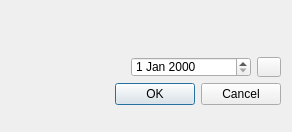
<?xml version="1.0" encoding="UTF-8"?>
<ui version="4.0">
 <class>EditDateDialog</class>
 <widget class="QDialog" name="EditDateDialog">
  <property name="windowModality">
   <enum>Qt::WindowModal</enum>
  </property>
  <property name="geometry">
   <rect>
    <x>0</x>
    <y>0</y>
    <width>288</width>
    <height>132</height>
   </rect>
  </property>
  <property name="windowTitle">
   <string>Edit Date</string>
  </property>
  <property name="windowIcon">
   <iconset resource="../jccu.qrc">
    <normaloff>:/assets/icons/jccu</normaloff>:/assets/icons/jccu</iconset>
  </property>
  <property name="modal">
   <bool>true</bool>
  </property>
  <layout class="QVBoxLayout" name="verticalLayout">
   <item>
    <widget class="QLabel" name="label">
     <property name="minimumSize">
      <size>
       <width>270</width>
       <height>40</height>
      </size>
     </property>
     <property name="text">
      <string/>
     </property>
     <property name="alignment">
      <set>Qt::AlignRight|Qt::AlignTrailing|Qt::AlignVCenter</set>
     </property>
    </widget>
   </item>
   <item>
    <layout class="QHBoxLayout" name="horizontalLayout">
     <item>
      <spacer name="horizontalSpacer">
       <property name="orientation">
        <enum>Qt::Horizontal</enum>
       </property>
       <property name="sizeHint" stdset="0">
        <size>
         <width>40</width>
         <height>20</height>
        </size>
       </property>
      </spacer>
     </item>
     <item>
      <widget class="QDateEdit" name="dateEdit">
       <property name="sizePolicy">
        <sizepolicy hsizetype="Fixed" vsizetype="Fixed">
         <horstretch>0</horstretch>
         <verstretch>0</verstretch>
        </sizepolicy>
       </property>
       <property name="minimumSize">
        <size>
         <width>120</width>
         <height>20</height>
        </size>
       </property>
      </widget>
     </item>
     <item>
      <widget class="QToolButton" name="toolButton">
       <property name="minimumSize">
        <size>
         <width>22</width>
         <height>20</height>
        </size>
       </property>
       <property name="text">
        <string/>
       </property>
       <property name="icon">
        <iconset resource="../jccu.qrc">
         <normaloff>:/assets/icons/calendar</normaloff>:/assets/icons/calendar</iconset>
       </property>
      </widget>
     </item>
    </layout>
   </item>
   <item>
    <widget class="QDialogButtonBox" name="buttonBox">
     <property name="sizePolicy">
      <sizepolicy hsizetype="Preferred" vsizetype="Fixed">
       <horstretch>0</horstretch>
       <verstretch>0</verstretch>
      </sizepolicy>
     </property>
     <property name="minimumSize">
      <size>
       <width>270</width>
       <height>23</height>
      </size>
     </property>
     <property name="orientation">
      <enum>Qt::Horizontal</enum>
     </property>
     <property name="standardButtons">
      <set>QDialogButtonBox::Cancel|QDialogButtonBox::Ok</set>
     </property>
    </widget>
   </item>
   <item>
    <spacer name="verticalSpacer">
     <property name="orientation">
      <enum>Qt::Vertical</enum>
     </property>
     <property name="sizeHint" stdset="0">
      <size>
       <width>20</width>
       <height>40</height>
      </size>
     </property>
    </spacer>
   </item>
  </layout>
 </widget>
 <resources>
  <include location="../jccu.qrc"/>
 </resources>
 <connections>
  <connection>
   <sender>buttonBox</sender>
   <signal>accepted()</signal>
   <receiver>EditDateDialog</receiver>
   <slot>accept()</slot>
   <hints>
    <hint type="sourcelabel">
     <x>248</x>
     <y>254</y>
    </hint>
    <hint type="destinationlabel">
     <x>157</x>
     <y>274</y>
    </hint>
   </hints>
  </connection>
  <connection>
   <sender>buttonBox</sender>
   <signal>rejected()</signal>
   <receiver>EditDateDialog</receiver>
   <slot>reject()</slot>
   <hints>
    <hint type="sourcelabel">
     <x>316</x>
     <y>260</y>
    </hint>
    <hint type="destinationlabel">
     <x>286</x>
     <y>274</y>
    </hint>
   </hints>
  </connection>
 </connections>
</ui>
